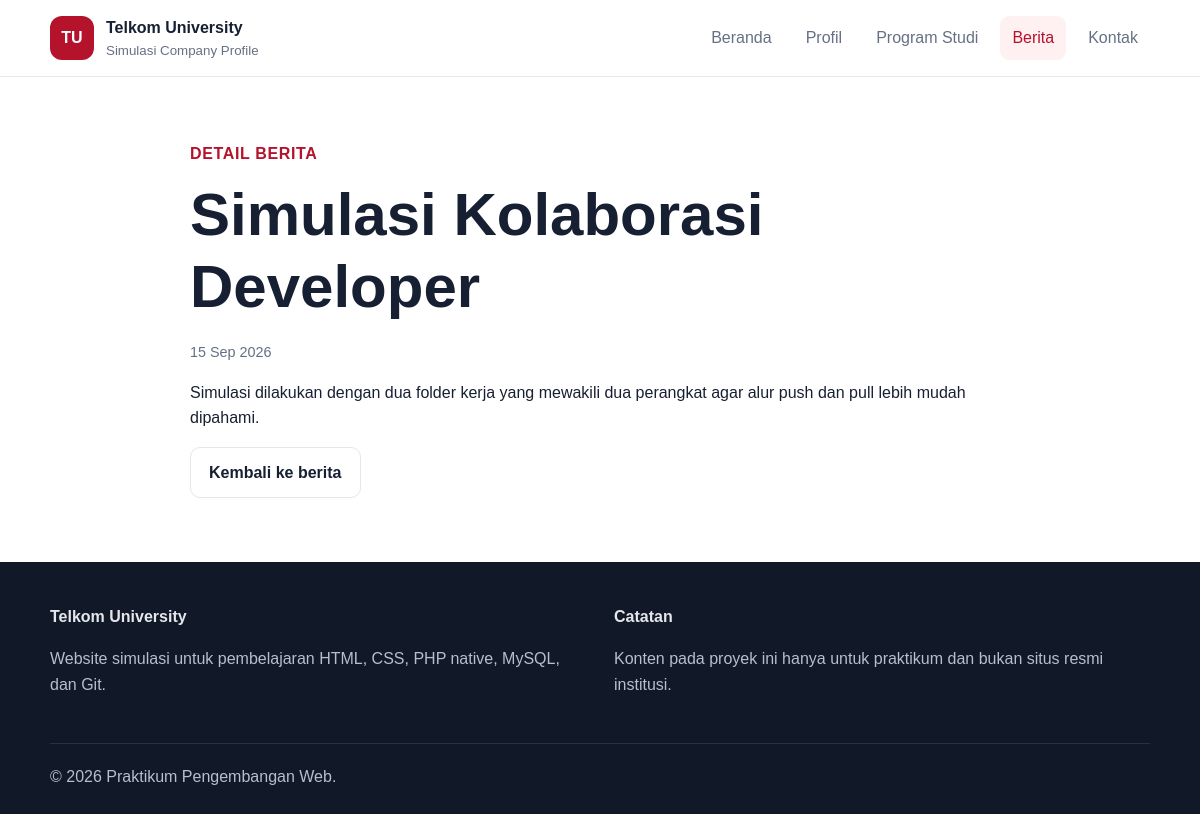
Page /news_detail.php?id=3 on the committed database.
### tables this page shows
CREATE TABLE `berita` (
  `id` int(10) UNSIGNED NOT NULL,
  `judul` varchar(180) NOT NULL,
  `ringkasan` varchar(300) NOT NULL,
  `isi` text NOT NULL,
  `tanggal_publish` date NOT NULL,
  `created_at` timestamp NOT NULL DEFAULT current_timestamp()
);

### news_detail.php (the view, shortened to what this page needs)
<?php
require_once 'config/database.php';
$id = filter_input(INPUT_GET, 'id', FILTER_VALIDATE_INT);
$stmt = $conn->prepare("SELECT judul, isi, tanggal_publish FROM berita WHERE id = ?");
$stmt->bind_param('i', $id);
$stmt->execute();
$result = $stmt->get_result();
$news = $result->fetch_assoc();
require 'includes/header.php';
?>
<section class="section">
    <article class="container article-body">
        <span class="eyebrow">Detail Berita</span>
        <h1><?= htmlspecialchars($news['judul']) ?></h1>
        <p class="meta"><?= date('d M Y', strtotime($news['tanggal_publish'])) ?></p>
        <p><?= nl2br(htmlspecialchars($news['isi'])) ?></p>
        <a class="btn btn-outline" href="news.php">Kembali ke berita</a>
    </article>
</section>
<?php require 'includes/footer.php'; ?>

### assets/css/style.css (style rules this page uses)
:root { --primary: #b5122b; --primary-dark: #7f0d1f; --ink: #172033; --muted: #667085; --surface: #ffffff; --soft: #f6f7fb; --line: #e4e7ec; --success: #147a50; }
* { box-sizing: border-box; }
body { margin: 0; font-family: Arial, Helvetica, sans-serif; color: var(--ink); background: var(--surface); line-height: 1.6; }
a { color: inherit; }
.container { width: min(1100px, 92%); margin: 0 auto; }
.eyebrow { color: var(--primary); font-weight: 700; letter-spacing: .04em; text-transform: uppercase; }
h1, h2, h3 { line-height: 1.2; }
h1 { font-size: clamp(2.1rem, 5vw, 4rem); margin: 12px 0 18px; }
.btn { display: inline-block; text-decoration: none; border: 0; cursor: pointer; padding: 12px 18px; border-radius: 10px; font-weight: 700; }
.btn-outline { border: 1px solid var(--line); background: #fff; color: var(--ink); }
.section { padding: 64px 0; }
.meta { color: var(--muted); font-size: .9rem; }
.article-body { max-width: 820px; }

### rows in the picture
berita: judul "Simulasi Kolaborasi Developer", tanggal_publish "15 Sep 2026", isi "Simulasi dilakukan dengan dua folder kerja yang mewakili dua perangkat agar alur push dan pull lebih mudah dipahami."
